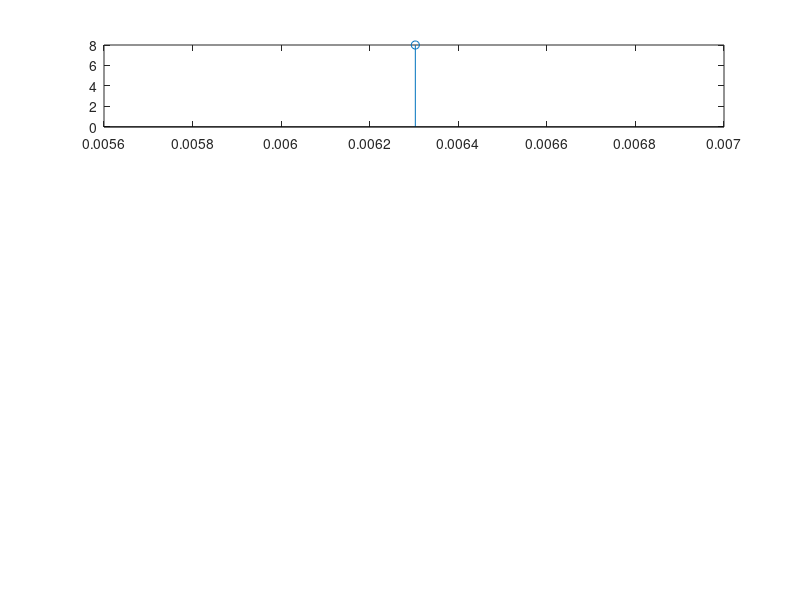

The MATLAB script that drew this image: (Note: this script raises an error after producing the figure.)
clc;
clear all;
close all;

f=3000;
A = 1;
fs = 1e5;
n = 0:1:4*(fs/f);
x = A * sin(2*pi*f*n*(1/fs));

L = [8,16,32,64];
%mse=[0,0,0,0];
for i=1:4
    step = (max(x) - min(x))/L(i);
    qlevel = (min(x) + (step/2)) : (step) : (max(x) - (step/2));
    sigp = ((x-min(x))/step) + 1/2;
    qindex = round(sigp);
    qindex = min(qindex,L(i));
    Xq = qlevel(qindex);
    nq = mean((x-Xq).^2);
    %mse(i) = nq;
    subplot(4,1,i);
    stem(nq,L(i));
    title('MSE Vs Amp',L(i));
    xlabel('mse');
    ylabel('amp');
end

%stem(mse);
%title('MSE')

